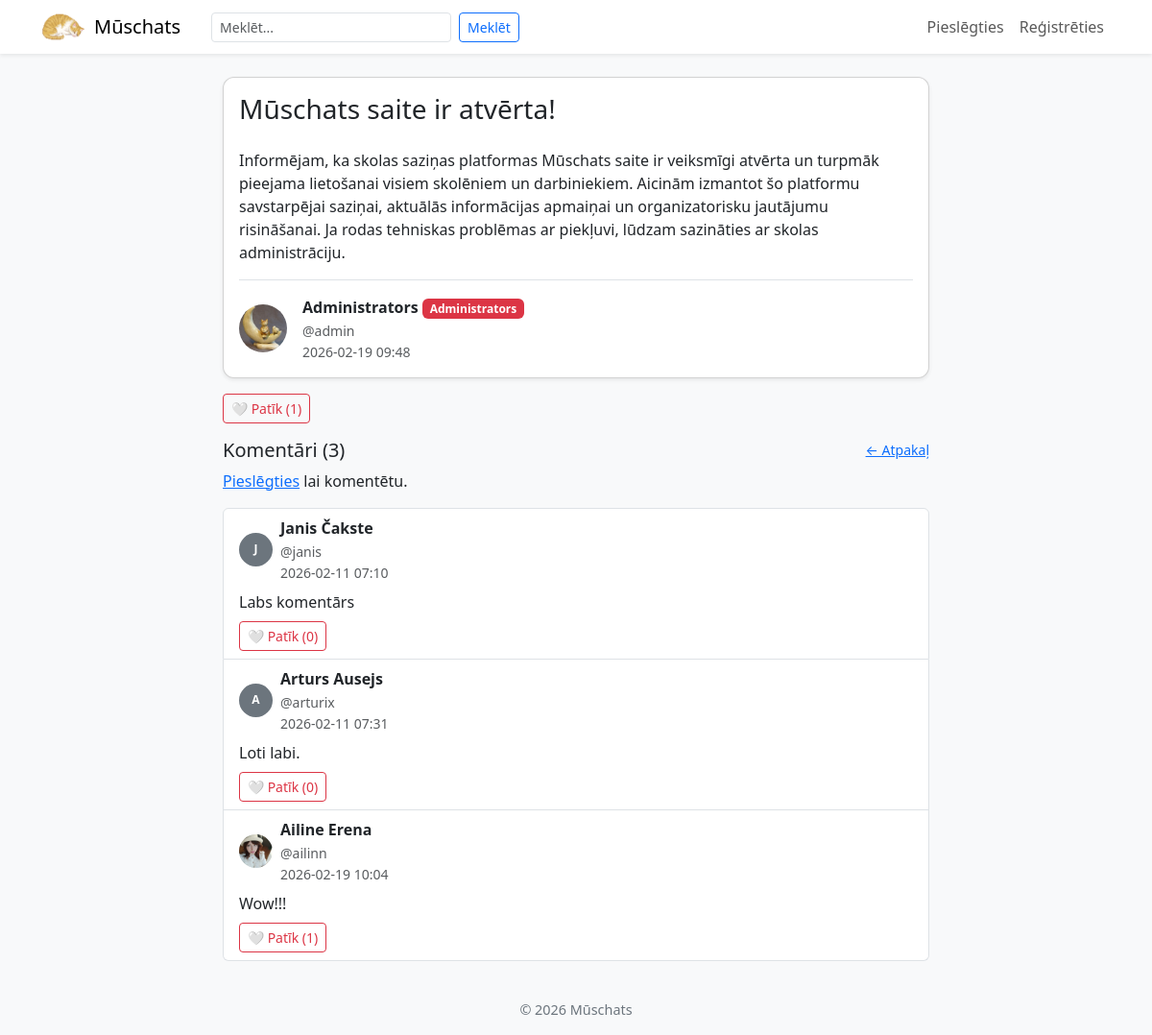
/diskusijas/1, run on an earlier commit of the app's database.
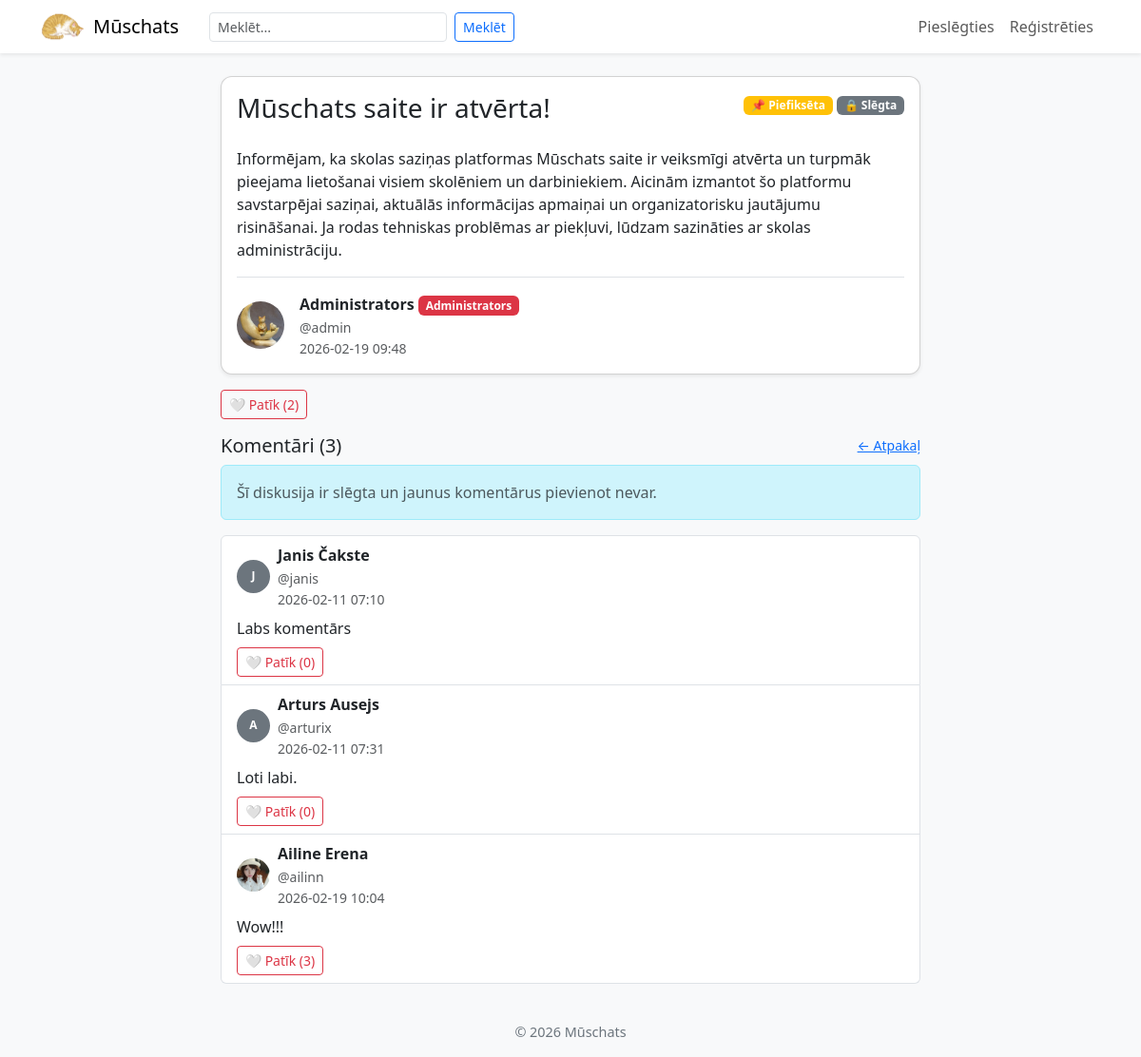
And on a later commit of the database.
### app.py (models this page shows)
class Komentari(db.Model):
    __tablename__ = 'Komentari'
    id = db.Column(db.Integer, primary_key=True)
    saturs = db.Column(db.Text, nullable=False)
    lietotaja_id = db.Column(db.Integer, db.ForeignKey('Lietotaji.id'), nullable=False)
    diskusijas_id = db.Column(db.Integer, db.ForeignKey('Diskusijas.id'), nullable=False)
    datums = db.Column(db.DateTime, default=datetime.utcnow)
    ir_redigets = db.Column(db.Boolean, default=False)
    redigets_datums = db.Column(db.DateTime, nullable=True)
    lietotajs = db.relationship('Lietotaji', backref='komentari')
    patikumi = db.relationship('KomentaraPatikumi', backref='komentars', lazy=True, cascade='all, delete-orphan')

class Lietotaji(db.Model):
    __tablename__ = 'Lietotaji'
    id = db.Column(db.Integer, primary_key=True)
    lietotajvards = db.Column(db.String(80), unique=True, nullable=False)
    parole = db.Column(db.String(255), nullable=False)
    vards = db.Column(db.String(80), nullable=False)
    uzvards = db.Column(db.String(80), nullable=False)
    loma = db.Column(db.String(80), nullable=False)
    konta_bilde = db.Column(db.String(255), nullable=True)
    bio = db.Column(db.Text, nullable=True)
    epasts = db.Column(db.String(120), nullable=False, unique=True)
    ir_apstiprinats = db.Column(db.Boolean, default=True)
    reputacija = db.Column(db.Integer, default=0)

### app.py (the view, shortened to what this page needs)
@app.route("/diskusijas/<int:diskusijas_id>", methods=["GET", "POST"])
def diskusija(diskusijas_id):
    diskusija = Diskusijas.query.get_or_404(diskusijas_id)
    return render_template(
        "diskusija.html",
        diskusija=diskusija,
        ir_piesledzis='lietotajvards' in session
    )

### app.py (called while the page is built)
@app.context_processor
def inject_common():
    return {
        'ir_piesledzis': 'lietotajvards' in session,
        'current_year': datetime.utcnow().year
    }

### templates/diskusija.html (shortened to what the changed rows need)
{% extends "layout.html" %}
{% block content %}
    <div class="row justify-content-center">
        <div class="col-12 col-lg-8">
            <div class="card mb-3 shadow-sm">
                <div class="card-body">
                    <div class="d-flex justify-content-between align-items-start mb-3">
                        <div>
                            {% if diskusija.ir_piefikseta %}
                                <span class="badge bg-warning">📌 Piefiksēta</span>
                            {% endif %}
                            {% if diskusija.ir_slegta %}
                                <span class="badge bg-secondary">🔒 Slēgta</span>
                            {% endif %}
                        </div>
                    </div>
                </div>
            </div>
            <div class="mb-3">
                <button class="btn btn-outline-danger btn-sm" id="likeBtn" onclick="likeDiskusija()">
                    <span id="likeIcon">🤍</span> Patīk (<span id="likeCount">{{ diskusija.patikumi|length }}</span>)
                </button>
            </div>
            <div class="d-flex justify-content-between align-items-center mb-2">
                <h5 class="mb-0">Komentāri ({{ diskusija.komentari|length }})</h5>
                <a href="{{ url_for('index') }}" class="small">← Atpakaļ</a>
            </div>
            {% if diskusija.ir_slegta %}
                <p class="text-muted alert alert-info">Šī diskusija ir slēgta un jaunus komentārus pievienot nevar.</p>
            {% else %}
                <p><a href="{{ url_for('login') }}">Pieslēgties</a> lai komentētu.</p>
            {% endif %}
            {% if diskusija.komentari %}
                <div class="list-group">
                    {% for k in diskusija.komentari %}
                        <div class="list-group-item">
                            <div class="d-flex align-items-center justify-content-between mb-2">
                                <div class="d-flex align-items-center">
                                    <a href="{{ url_for('profils', lietotaja_vards=k.lietotajs.lietotajvards) }}" class="text-decoration-none">
                                        {% if k.lietotajs.konta_bilde %}
                                            <img src="{{ url_for('static', filename='uploads/' + k.lietotajs.konta_bilde) }}" alt="profils" class="rounded-circle me-2" style="width: 35px; height: 35px; object-fit: cover;">
                                        {% else %}
                                            <div class="rounded-circle bg-secondary me-2 d-flex align-items-center justify-content-center" style="width: 35px; height: 35px; color: white; font-weight: bold; font-size: 12px;">{{ k.lietotajs.vards[0] }}</div>
                                        {% endif %}
                                    </a>
                                    <div>
                                        <div>
                                            <strong>{{ k.lietotajs.vards }} {{ k.lietotajs.uzvards }}</strong>
                                        </div>
                                        <a href="{{ url_for('profils', lietotaja_vards=k.lietotajs.lietotajvards) }}" class="text-muted small text-decoration-none">@{{ k.lietotajs.lietotajvards }}</a>
                                        <div class="text-muted small">{{ k.datums.strftime('%Y-%m-%d %H:%M') }}
                                        </div>
                                    </div>
                                </div>
                            </div>
                            <p class="mb-2">{{ k.saturs }}</p>
                            <button class="btn btn-outline-danger btn-sm" onclick="likeKomentars({{ k.id }})">
                                <span id="likeIcon{{ k.id }}">🤍</span> Patīk (<span id="likeCount{{ k.id }}">{{ k.patikumi|length }}</span>)
                            </button>
                        </div>
                    {% endfor %}
                </div>
            {% else %}
                <p class="text-muted">Nav neviena komentāra.</p>
            {% endif %}
        </div>
    </div>
{% endblock %}

What changed in the data, as far as the page shows it:
changed Diskusijas "Mūschats saite ir atvērta!": ir_piefikseta empty → "0" (drawn); ir_slegta empty → "0" (drawn)
computed for Komentari "Wow!!!": patikumi|length "1" → "3"
Also different on the page:
{{ diskusija.patikumi|length }}: "1" → "2"
text no longer shown: "Pieslēgties lai komentētu."
text now shown: "📌 Piefiksēta 🔒 Slēgta Šī diskusija ir slēgta un jaunus komentārus pievienot nevar."
